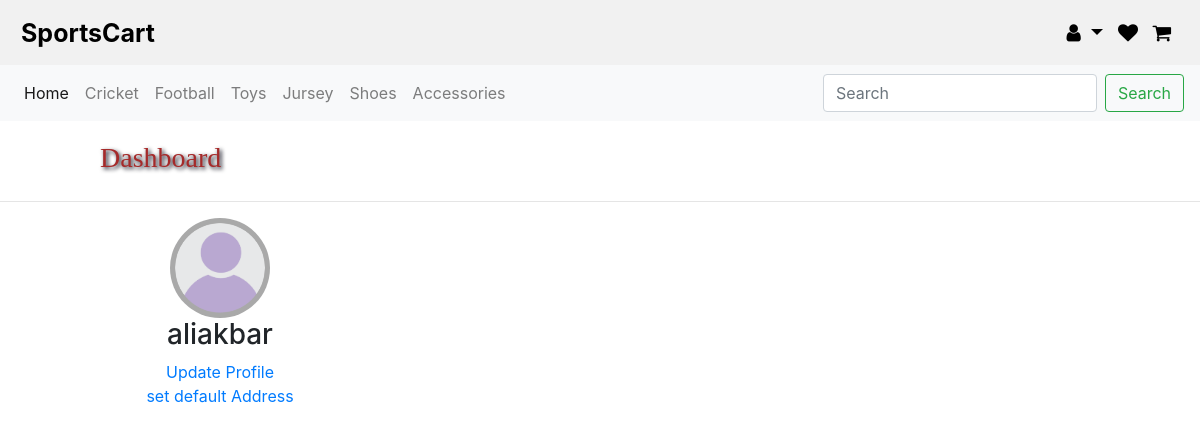
The app's page /profile/ (signed in), older data.
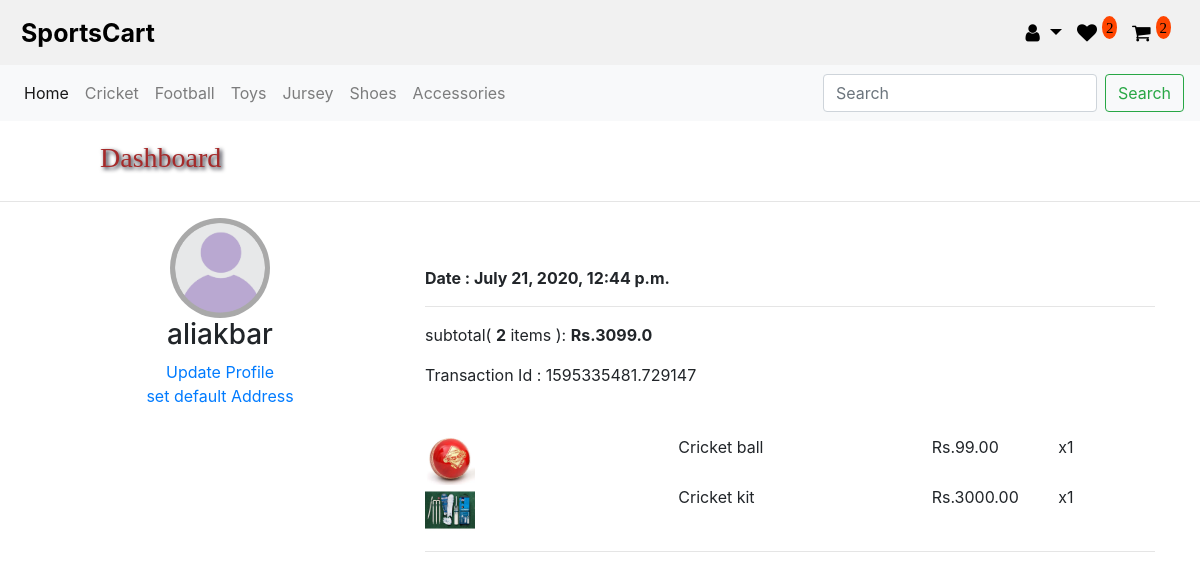
The same page, newer data.
### store/models.py (models this page shows, shortened)
class Order(models.Model):
    customer = models.ForeignKey(
        settings.AUTH_USER_MODEL, on_delete=models.SET_NULL, null=True, blank=True)
    order_items = models.ManyToManyField(OrderItem)
    total_items = models.IntegerField(null=True)
    total = models.FloatField(null=True)
    ordered_date = models.DateTimeField(null=True)
    ordered = models.BooleanField(default=False)
    transaction_complete = models.BooleanField(default=False)
    transaction_id = models.CharField(max_length=100, null=True)
    address = models.ForeignKey(
        'Address', on_delete=models.SET_NULL, blank=True, null=True)

class OrderItem(models.Model):
    customer = models.ForeignKey(
        settings.AUTH_USER_MODEL, on_delete=models.SET_NULL, null=True, blank=True)
    product = models.ForeignKey(Product, on_delete=models.SET_NULL, null=True)
    quantity = models.IntegerField(default=0, null=True, blank=True)
    complete = models.BooleanField(default=False)
    total = models.FloatField(null=True, blank=True)

class Product(models.Model):
    title = models.CharField(max_length=30)
    category = models.CharField(max_length=50, choices=CATEGORY_CHOICES ,default='sports')
    sub_category = models.CharField(max_length=50)
    price = models.FloatField()
    image = models.ImageField()
    description = models.TextField(max_length=250)
    @property
    def imageURL(self):
        try:
            url = self.image.url
        except:
            url = ''
        return url

### store/views.py (the view)
# urls.py: path('profile/', customerProfile , name = 'profile'),
def customerProfile(request):
	data = customerProduct(request)
	order = data['order']
	save_items = data['save_items']
	customer = request.user
	try:
		ordered = Order.objects.filter(customer=customer,ordered=True).order_by('-id')
	except:
		ordered = ''
	context = {
		'ordered':ordered,
		'order':order,
		'save_items':save_items
	}
	return render(request,'store/profile.html',context)

### store/utils.py (called while the page is built)
def customerProduct(request):
    if request.user.is_authenticated:
        customer = request.user
        try :
            order = Order.objects.get(customer=customer,ordered=False)
        except:
            order = ''
        wishlist = customer.wishlist_set.all()
        if wishlist :
            save_items = len(wishlist)
        else:
            wishlist = ''
            save_items = 0
    else:
        order = ''
        wishlist = ''
        save_items = 0
    products = Product.objects.all()
    return {'order':order ,'wishlist':wishlist, 'save_items':save_items, 'products':products}

### store/templates/store/profile.html
{% extends 'store/base.html' %}
{% load static %}
{% block content %}
<h3 class="cart-header">
	Dashboard
</h3>
<hr>
<div class="container">
	<div class="row dashboard">
		<div class="col-12 col-sm-2 col-md-4 mx-auto">
			<div class="profile">
				<span class="">
					<img class="profile-pic" src="{% static 'images/profile.png' %}" alt="profile">
				</span>
				<h3>
					{{ user.username }}
				</h3>
				<span class="d-block">
					<a href="" >Update Profile</a>
				</span>
				<span class="d-block">
					<a href="">set default Address</a>
				</span>
			</div>
		</div>
		{% if ordered != '' %}
		<div class="col-12 col-sm-10 col-md-8">
		  <div class="ordered-list">
			{% for order in ordered %}
			<div class="pt-5">
				<strong>Date : {{ order.ordered_date }}</strong>
			</div>
			<hr>
			<div class="pb-3">
				subtotal( <strong>{{ order.total_items }}</strong>
				{% if order.total_items > 1 %}
				items
				{% else %}
				item
				{% endif %}
				):
				<span class="total-rs"><strong>Rs.{{ order.total }}</strong></span>
			</div>
			<div class="pb-5">
				<span>Transaction Id : {{ order.transaction_id }}</span>
			</div>
			<div class="row checkout-items">
				{% for item in order.order_items.all %}
				<div class="col-3 col-md-4">
					<img src="{{item.product.imageURL}}"
					style="width: 50px; height: auto;">
				</div>
				<div class="col-3 col-md-4">
					<p>{{item.product.title}}</p>
				</div>
				<div class="col-4 col-md-2">
					<p>Rs.{{item.product.price|floatformat:2}}</p>
				</div>
				<div class="col-2 col-md-2">
					<p>x{{item.quantity}}</p>
				</div>
				{% endfor %}
			</div>
			<hr>
			{% endfor %}
		  </div>
		</div>
		{% endif %}
	</div>
</div>
{% endblock content %}

### store/templates/store/base.html (shortened to what this page needs)
{% load i18n %}
{% load static %}
<!DOCTYPE html>
<html>
<head>
	<link rel="stylesheet" href="https://stackpath.bootstrapcdn.com/bootstrap/4.4.1/css/bootstrap.min.css">
  <link rel="stylesheet" href="https://cdnjs.cloudflare.com/ajax/libs/font-awesome/4.7.0/css/font-awesome.min.css">
  <link rel="stylesheet" type="text/css" href="{% static 'css/main.css' %}">
</head>
<body>
<section id="header">
  <div class="header">
    <a href="#default" class="logo">SportsCart</a>
    <div class="header-right">
      <div class="dropdown line pr-2">
        <a href="#about" class="dropdown-toggle" data-toggle="dropdown">
          <i class="fa fa-user " aria-hidden="true"></i>
        </a>
      </div>
      <div class ="line pr-2">
        <a class="active" href="{% url 'wishlist' %}"><i class="fa fa-heart" aria-hidden="true">
          {% if save_items != 0 %}
          <sup class="super">{{ save_items }}</sup>
          {% endif %}</i>
        </a>
      </div>
      <div class ="line pr-2">
        <a href="{% url 'cart' %}"><i class="fa fa-shopping-cart" aria-hidden="true">
          {% if order != '' %}
          <sup class="super">{{ order.total_items }}</sup>
          {% endif %}</i>
        </a>
      </div>
    </div>
  </div>
  <nav class="navbar navbar-expand-lg navbar-light bg-light">
    <div class="collapse navbar-collapse" id="navbarSupportedContent">
      <ul class="navbar-nav mr-auto">
        <li class="nav-item active">
          <a class="nav-link" href="{% url 'home' %}">Home <span class="sr-only">(current)</span></a>
         </li>
        <li class="nav-item">
         <a class="nav-link" href="#">Cricket <span class="sr-only">(current)</span></a>
        </li>
        <li class="nav-item">
          <a class="nav-link" href="#">Football</a>
        </li>
        <li class="nav-item">
          <a class="nav-link" href="#">Toys<span class="sr-only">(current)</span></a>
        </li>
        <li class="nav-item">
          <a class="nav-link" href="#">Jursey</a>
        </li>
        <li class="nav-item">
          <a class="nav-link" href="#">Shoes <span class="sr-only">(current)</span></a>
        </li>
        <li class="nav-item">
          <a class="nav-link" href="#">Accessories</a>
        </li>
      </ul>
    </div>
    <form class="form-inline my-2 my-lg-0">
      <input class="form-control mr-sm-2" type="search" placeholder="Search" aria-label="Search">
      <button class="btn btn-outline-success my-2 my-sm-0" type="submit">Search</button>
    </form>
  </nav>
</section>
{% block content %}
{% endblock content %}
</body>
</html>

### static/css/main.css (style rules this page uses)
.header { background-color: #f1f1f1; padding: 20px; height: 65px; width: 100%; }
.header a { float: left; color: black; text-align: center; padding: 1px ; text-decoration: none; font-size: 20px; line-height: 25px; border-radius: 2px; }
.super { border-radius: 50%; background-color: orangered; padding: 4px; }
.line { display: inline-block; }
.header a.logo { font-size: 25px; font-weight: bold; }
.header-right { float: right; }
#header { position: -webkit-sticky; width: 100%; position: sticky; top: 0; z-index: 1; }
.cart-header { padding: 20px 100px 10px; color: brown; font-family: initial; text-shadow: 2px 2px 4px #001; }
.profile { text-align: center; }
.profile a { text-decoration: none; }
.profile-pic { max-width: 100px; border-radius: 50%; padding: 5px; background-color: darkgray; }

Row changes from the older to the newer data that the page shows:
added Order: total_items "2"
added Order: ordered_date "July 21, 2020, 12:44 p.m.", total_items "2", total "3099.0", transaction_id "1595335481.729147"
added OrderItem: product.imageURL (picture), product "Cricket ball", product.price "99.00", quantity "1"
added OrderItem: product.imageURL (picture), product "Cricket kit", product.price "3000.00", quantity "1"
Text that changed along with them:
{{ save_items }}: (not shown) → "2"
